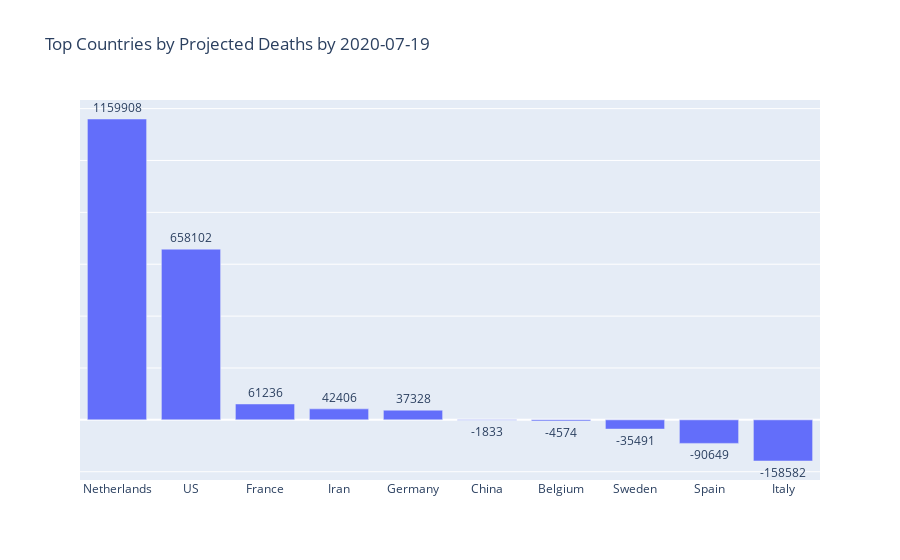

The notebook cell this image was saved under:
### Code cell
totalcases = pd_sims_enddate.loc['projectedDeaths'].sort_values(ascending=False)
top10 = totalcases.head(10)
fig = go.Figure(go.Bar(x=top10.index, y=top10.values,
                      text=top10.values,
            textposition='outside'))
fig.update_layout(title_text='Top Countries by Projected Deaths by '+enddate)
fig.update_yaxes(showticklabels=False)

fig.show()

### Figure 1 — Plotly figure (JSON) as saved in the notebook; plotly's stock layout.template omitted (floating-point values rounded to 4 significant figures)
{"data": [{"text": [1159908, 658102, 61236, 42406, 37328, -1833, -4574, -35491, -90649, -158582], "textposition": "outside", "type": "bar", "x": ["Netherlands", "US", "France", "Iran", "Germany", "China", "Belgium", "Sweden", "Spain", "Italy"], "y": [1159908, 658102, 61236, 42406, 37328, -1833, -4574, -35491, -90649, -158582]}], "layout": {"title": {"text": "Top Countries by Projected Deaths by 2020-07-19"}, "yaxis": {"showticklabels": false}}}
